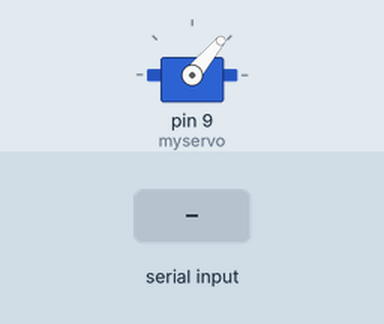
A sketch run on a simulated Arduino Uno, built with avr-gcc and run on an emulated ATmega328P. Parts: servo. Inputs (shaded band) come from the test bench.

Above: at 0.75 s.
1.3 s: byte 90 received over Serial
At 1.66 s:
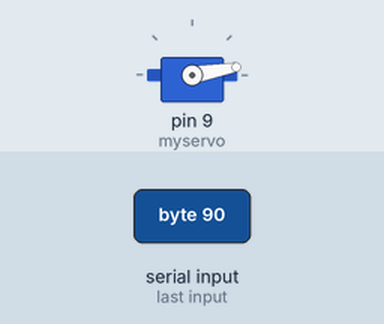
At 2.87 s:
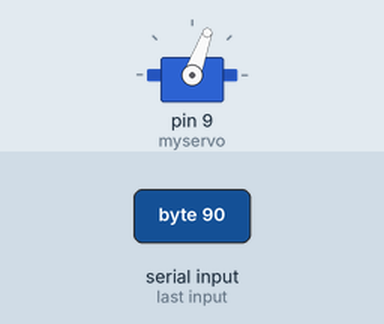
4.3 s: byte 30 received over Serial
Timing chart, 0 to 13.3 s (numbered marks = the images above; inputs shaded):
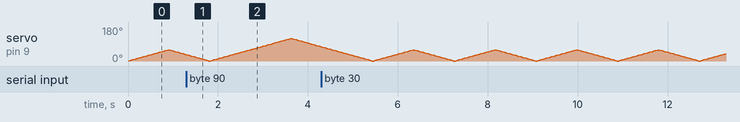

The sketch:

arduinoSerialFinal.ino
```cpp
// Servo software for interactive art project using arduino and openframeworks
// Written by Jip Stavenuiter for Guust van Uden
// Feel free to use/modify as desired

#include <Servo.h>

Servo myservo;

int pos = 0;
int stage = 0;
int inByte = 0;
boolean going_up = false;

// Configure borders of different stages
int lower_borders[] = {0, 0, 0};
int upper_borders[] = {60, 120, 179};

// Number of steps within one stage. This is also the maximum amount
// of rotation per cycle.
int stage_steps = 2;
int per_step =  85 / stage_steps;


void setup() {
    Serial.begin(9600);
    myservo.attach(9);
    Serial.setTimeout(25);
}


void loop() {
    // Read incoming data from the serial port.
    if (Serial.available() > 0) {inByte = (int)Serial.read();}

    // Determine the stage ( 0, 1, 2).
    stage = determine_stage(inByte);

    pos = set_position(stage, inByte);
    pos = constrain(pos, 0, 179);

    myservo.write(pos);
    delay(15);
}


int set_position(int input_stage, int input_byte) {
    set_flags(input_stage);

    int output_pos = calculate_difference(input_byte);

    if (going_up){
        return pos + output_pos;
    } else {
        return pos - output_pos;
    }
}


int determine_stage(int inputByte) {
    // Determine the stage (0,1,2). 0 is furthest away.
    int result_stage = inputByte / 85;
    result_stage = constrain(result_stage, 0, 2);
    return result_stage;
}


void set_flags(int input_stage) {
    // Set going_up flag to true if the current position is below the border
    // of the stage, or false when it is above the upper border.
    if (pos <= lower_borders[input_stage]){
        going_up = true;
    } else if (pos >= upper_borders[input_stage]){
        going_up = false;
    }
}


int calculate_difference(int input_byte) {
    int phase = input_byte % 85;
    int result = phase / per_step;
    result += 1;
    return result;
}
```
